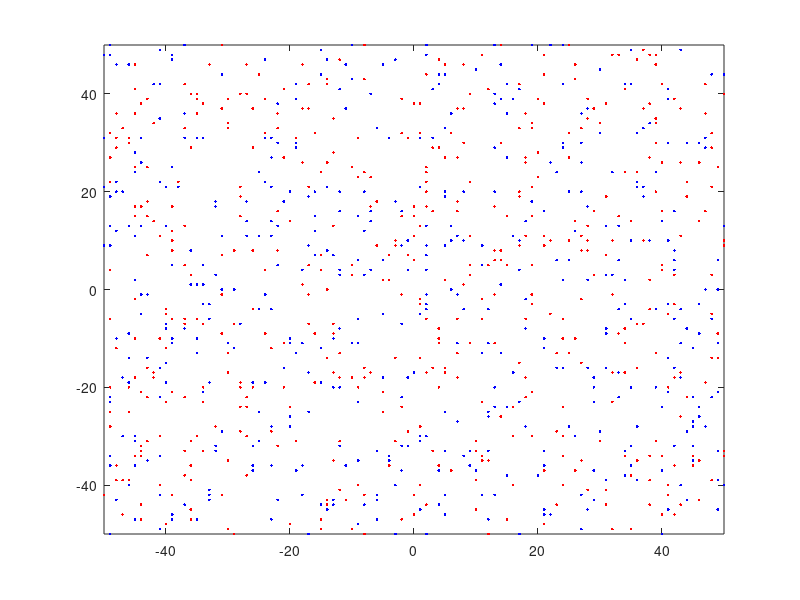

Write the MATLAB code that produced this figure. (Note: this script raises an error after producing the figure.)
clc
% /////////////////////////////// Parameters //////////////////////////////

s = 100; % Size of lattice.
n = 1000; % Number of agents.
T = 1000; % Max time.
d = 0.3; % Diffusion rate.
v0 = -5000.; % Big potential strength.
u0 = -2.; % Small potential strength.
std = 20.; % Big potential standard deviation.
std2 = 5.; % Small potential standard deviation.
mn = [0 50; 0 -50]; % Big potential mean.
l = 0.002; % Decay constant.


% \\\\\\\\\\\\\\\\\\\\\\\\\\\\\\\\\\\\\\\\\\\\\\\\\\\\\\\\\\\\\\\\\\\\\\\\\

% ////////////////////////// Initialize variables /////////////////////////

% Initial coordinates.
x = randi([-s/2,s/2],n,1);
y = randi([-s/2,s/2],n,1);
n1 = n/2; % #agents who prefer the first attraction point
n2 = n - n1; % #agents who prefer the second attraction point
preferences = [repelem([1,0], n1, 1); repelem([0, 1], n2, 1)];
x1 = x(1:n1);
x2 = x(n1+1:end);
y1 = y(1:n1);
y2 = y(n1+1:end);
N = sparse(zeros(n)); % Network matrix.

T0 = zeros(n); % Time reference for decay rate.

figure;
h1 = plot(x1, y1,'b.');
hold on;
h2 = plot( x2, y2, 'r.');
axis([-s/2 s/2 -s/2 s/2])

set(h1,'XDataSource','x1');
set(h1,'YDataSource','y1');
set(h2,'XDataSource','x2');
set(h2,'YDataSource','y2');
% ///////////////////////////// Initialize measurements  ///////7//////////
num_meas = 10;
degrees = zeros(n, num_meas);
friend_tol = 0.1;
clust_coef = zeros(1, num_meas);
av_path = zeros(1, num_meas);
modularity = zeros(1, num_meas);
clusters = zeros(n, num_meas);

tmod = T/num_meas;
meas = 1;
% /////////////////////////////// Main loop ///////////////////////////////

t = 0;
while (t < T)
    
    E = reshape([x,y],1,n,2) - reshape([x,y],n,1,2); % Euclidian distances.
    U = triu(sparse((sum(abs(E),3) == 0)),1); % Find agents that share location.
    A = U + U'; % Adjency matrix.
    
    T0(A == 1) = t; % Update time reference.
    
    N = N.*dec(t,l,T0) + A; % Update network.
    N(N>10) = 10; %Cap how good friends people can be
    
    % Calculate energies.
    energy_x_minus = pot(x - 1,y,s,v0,u0,std,std2,mn,N,[x,y], preferences);
    energy_x_plus = pot(x + 1,y,s,v0,u0,std,std2,mn,N,[x,y], preferences);
    energy_y_minus = pot(x,y - 1,s,v0,u0,std,std2,mn,N,[x,y], preferences);
    energy_y_plus = pot(x,y + 1,s,v0,u0,std,std2,mn,N,[x,y], preferences);
    
    p_x_minus = 1./(1+exp(energy_x_minus - energy_x_plus));
    p_y_minus = 1./(1+exp(energy_y_minus - energy_y_plus));
    %statX = [exp(- energy_x_minus/e), ...
     %   exp(- energy_x_plus/e)];
    %statY = [exp(- energy_y_minus/e), ...
     %   exp(- energy_y_plus/e)];
    % disp(statX(1,:))
    % Normalized probabilities.
    %statX = statX./sum(statX,2);
    %statY = statY./sum(statY,2);
    
    % Update coordinates.
    x = x + (rand(n,1) < d).*(2 * (rand(n,1) > p_x_minus) - 1);
    y = y + (rand(n,1) < d).*(2 * (rand(n,1) > p_y_minus) - 1);
    refreshdata(h1)
    refreshdata(h2)
    drawnow
    
    if 0 % mod(t, tmod) == 0
        disp(t)        
        %unweightN = double(N>friend_tol);
        degrees(:, meas) = sum(unweightN, 2);
        %clust_coef(1, meas) = ClustCoeff(unweightN);
        %av_path(1,meas) = Average_PL(unweightN);
        %[modularity(1, meas), clusters(:, meas)] = modularity(unweightN);
        meas = meas + 1;
    end
    x1 = x(1:n1);
    x2 = x(n1:end);
    y1 = y(1:n1);
    y2 = y(n1:end);
    t = t + 1;
end

% \\\\\\\\\\\\\\\\\\\\\\\\\\\\\\\\\\\\\\\\\\\\\\\\\\\\\\\\\\\\\\\\\\\\\\\\\

hold off
